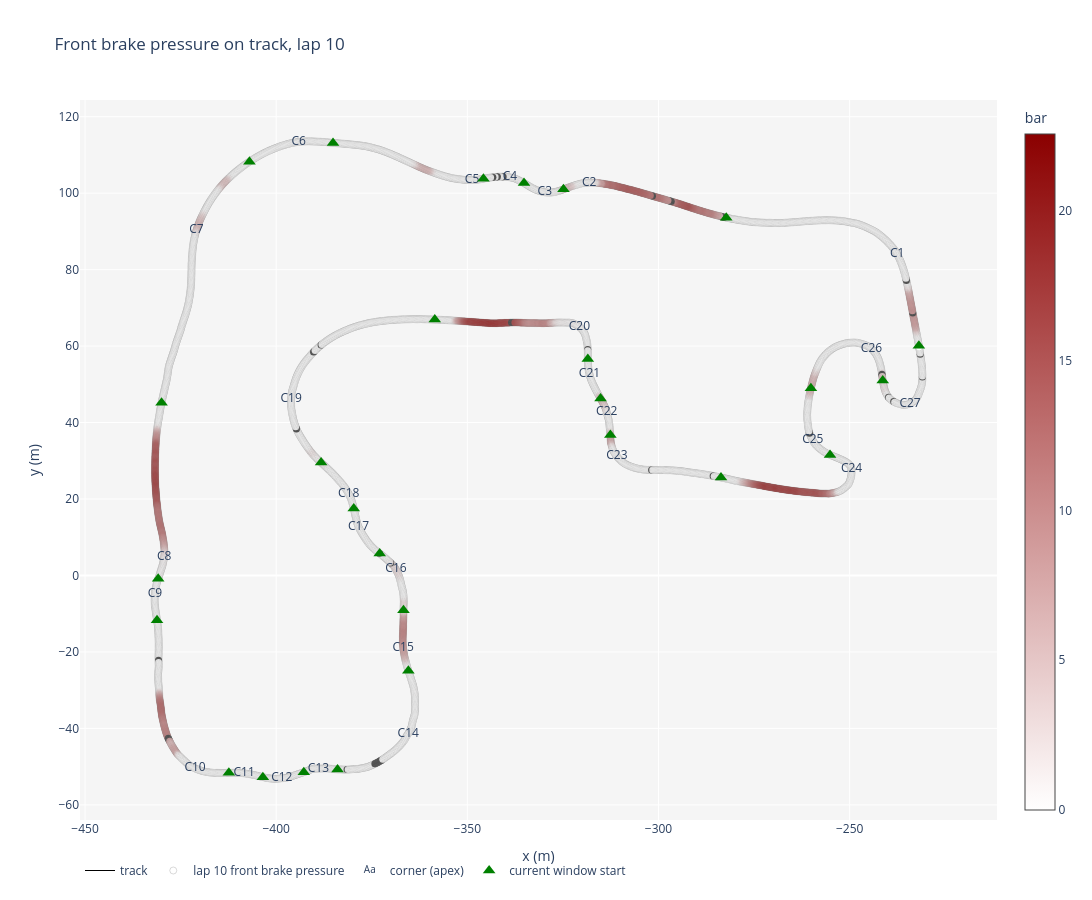

Source (notebook cell):
### Markdown cell above
This is not working, takig the earliest brake point across laps is too fragile, any early dab or braking from the previous corner pulls the window far back.

### Code cell
lap_b = ref       

from src.segment import BRAKE_COL

g = grid[grid["lap"] == lap_b].sort_values("s")
bx = np.interp(g["s"], cl["s"], cl["x"], period=length)
by = np.interp(g["s"], cl["s"], cl["y"], period=length)
pmax = grid.loc[grid["lap"].isin(laps_used), BRAKE_COL].max()     # same scale for every lap

fig = go.Figure()
fig.add_trace(go.Scatter(x=cl["x"], y=cl["y"], mode="lines", name="track",
                         line=dict(color="black", width=1)))
fig.add_trace(go.Scatter(
    x=bx, y=by, mode="markers", name=f"lap {lap_b} front brake pressure",
    marker=dict(size=7, color=g[BRAKE_COL], colorscale=[[0, "white"], [1, "darkred"]],
                cmin=0, cmax=pmax, line=dict(width=0.3, color="grey"),
                colorbar=dict(title="bar")),
    customdata=np.c_[g["s"], g[BRAKE_COL], g["phase"].astype(str)],
    hovertemplate="s %{customdata[0]:.1f} m<br>brake %{customdata[1]:.1f} bar"
                  "<br>phase %{customdata[2]}<extra></extra>"))

main = apexes[apexes["is_main"]]
fig.add_trace(go.Scatter(x=main["x"], y=main["y"], mode="text", name="corner (apex)",
                         text=[f"C{int(c)}" for c in main["corner"]], textfont=dict(size=12)))

wx0 = np.interp(windows["s_start"], cl["s"], cl["x"], period=length)
wy0 = np.interp(windows["s_start"], cl["s"], cl["y"], period=length)
fig.add_trace(go.Scatter(x=wx0, y=wy0, mode="markers", name="current window start",
                         marker=dict(symbol="triangle-up", size=11, color="green"),
                         customdata=windows["corner"],
                         hovertemplate="window start C%{customdata}<extra></extra>"))

fig.update_layout(title=f"Front brake pressure on track, lap {lap_b}",
                  width=1400, height=900, showlegend=True, legend=dict(orientation="h", y=-0.05),
                  xaxis_title="x (m)", yaxis_title="y (m)", plot_bgcolor="whitesmoke")
fig.update_yaxes(scaleanchor="x", scaleratio=1)
fig.show()

### Figure 1 — Plotly figure (JSON) as saved in the notebook; plotly's stock layout.template omitted (floating-point values rounded to 4 significant figures; data arrays with more than 128 entries replaced by an {"elided": "..."} marker saying what was removed)
{"data": [{"line": {"color": "black", "width": 1}, "mode": "lines", "name": "track", "type": "scatter", "x": {"elided": "806 float values"}, "y": {"elided": "806 float values"}}, {"customdata": {"elided": "2684x3 mixed values"}, "hovertemplate": "s %{customdata[0]:.1f} m<br>brake %{customdata[1]:.1f} bar<br>phase %{customdata[2]}<extra></extra>", "marker": {"cmax": 22.56, "cmin": 0, "color": {"elided": "2684 float values"}, "colorbar": {"title": {"text": "bar"}}, "colorscale": [[0, "white"], [1, "darkred"]], "line": {"color": "grey", "width": 0.3}, "size": 7}, "mode": "markers", "name": "lap 10 front brake pressure", "type": "scatter", "x": {"elided": "2684 float values"}, "y": {"elided": "2684 float values"}}, {"mode": "text", "name": "corner (apex)", "text": ["C1", "C2", "C3", "C4", "C5", "C6", "C7", "C8", "C9", "C10", "C11", "C12", "C13", "C14", "C15", "C16", "C17", "C18", "C19", "C20", "C21", "C22", "C23", "C24", "C25", "C26", "C27"], "textfont": {"size": 12}, "type": "scatter", "x": [-237.6, -318.1, -329.7, -338.8, -348.8, -394.1, -420.8, -429.3, -431.7, -421.2, -408.4, -398.5, -388.9, -365.5, -366.8, -368.7, -378.5, -381.0, -396.1, -320.7, -318.0, -313.5, -310.9, -249.5, -259.6, -244.3, -234.2], "y": [84.04, 102.8, 100.2, 104.1, 103.4, 113.4, 90.43, 4.913, -4.76, -50.48, -51.76, -53.05, -50.5, -41.35, -19.09, 1.575, 12.71, 21.31, 46.15, 64.97, 52.63, 42.64, 31.13, 27.86, 35.31, 59.32, 44.93]}, {"customdata": [1, 2, 3, 4, 5, 6, 7, 8, 9, 10, 11, 12, 13, 14, 15, 16, 17, 18, 19, 20, 21, 22, 23, 24, 25, 26, 27], "hovertemplate": "window start C%{customdata}<extra></extra>", "marker": {"color": "green", "size": 11, "symbol": "triangle-up"}, "mode": "markers", "name": "current window start", "type": "scatter", "x": [-231.9, -282.3, -324.9, -335.2, -345.8, -385.1, -407.0, -430.0, -430.9, -431.2, -412.4, -403.5, -392.8, -384.0, -365.4, -366.7, -372.9, -379.7, -388.2, -358.5, -318.5, -315.2, -312.6, -283.7, -255.1, -260.1, -241.4], "y": [60.08, 93.59, 101.0, 102.6, 103.8, 113.2, 108.2, 45.19, -0.8653, -11.71, -51.61, -52.75, -51.46, -50.73, -24.92, -9.096, 5.745, 17.54, 29.52, 66.93, 56.59, 46.28, 36.74, 25.62, 31.54, 48.98, 51.03]}], "layout": {"height": 900, "legend": {"orientation": "h", "y": -0.05}, "plot_bgcolor": "whitesmoke", "showlegend": true, "title": {"text": "Front brake pressure on track, lap 10"}, "width": 1400, "xaxis": {"title": {"text": "x (m)"}}, "yaxis": {"scaleanchor": "x", "scaleratio": 1, "title": {"text": "y (m)"}}}}
